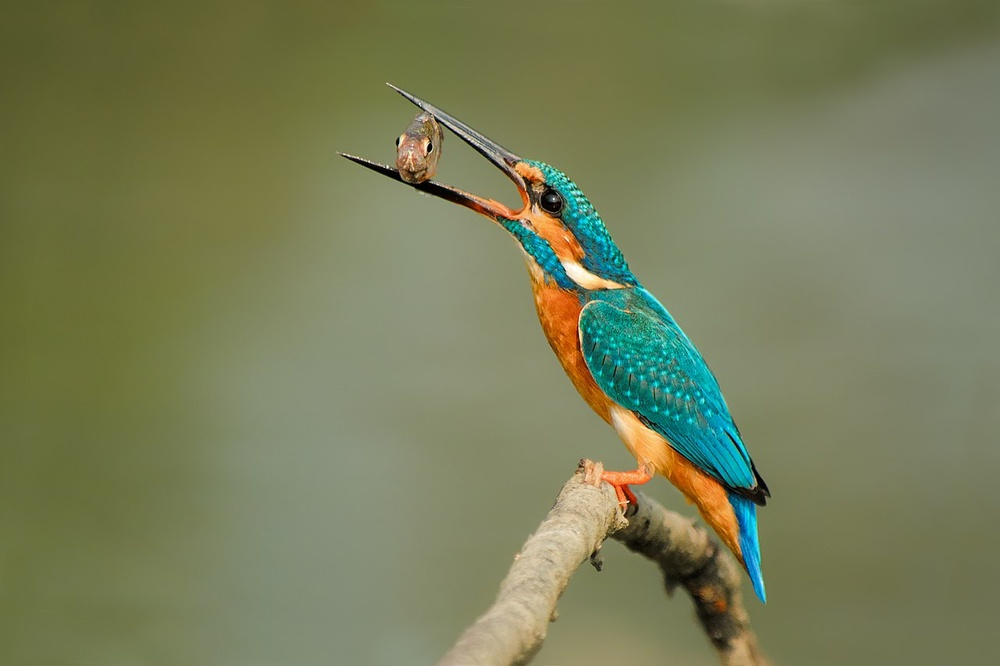
#> input picture Programming with machine learning/OpenCV/Selecting features ORB/bird9.jpg, 1000 x 666 px, shrunk from 1280 x 853 before the run
$ python main.py
#> lines starting #> are read from the running program, lines starting #| are printed output that depends on the picture
# import OpenCV
import cv2
# import numpy
import numpy as np


# Using cv2.imread() method to read the file specified.
# Image provided by @macrovector_official on Freepik.com
img = cv2.imread('bird9.jpg')
#> img is the input picture: shape (666, 1000, 3); mean B, G, R 89.7, 125.9, 120.2
# Convert the image to grayscale
gray = cv2.cvtColor(img,cv2.COLOR_BGR2GRAY)
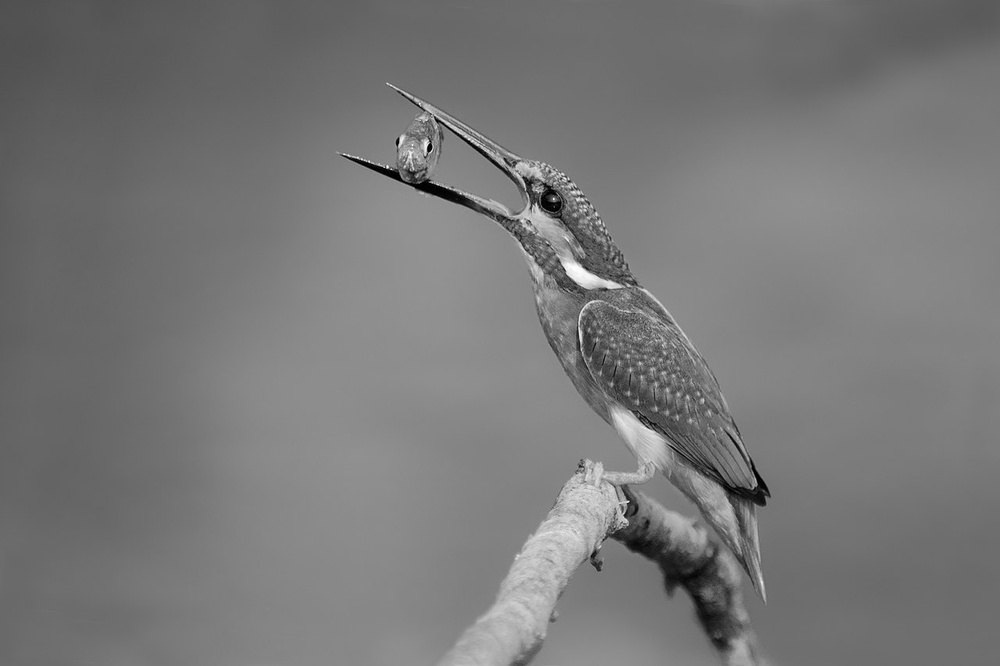
#> gray: shape (666, 1000); min 0, max 254, mean 120.1

# Create an ORB_create() object
orb = cv2.ORB_create()
# Find the keypoints in the image, using ORB.
kp = orb.detect(img, None)
#> kp = 500 keypoints; strongest (x, y, size): (429, 150, 31), (387, 167, 31), (427, 149, 31), (628, 501, 31)
# Display the number of corners detected.
print("Number of corners detected:\n", len(kp))
#| Number of corners detected:
#|  500
# Compute the descriptors with ORB
kp, des = orb.compute(img, kp)
# Output the first descriptor
print("First descriptor:\n",des[0])
#| First descriptor:
#|  [ 56   0 102 229  86  11 105 115  21 165 246 142  27  37 146  85 120 140
#|   23 172 168 186 101 157 215 239 176 192 103 140 116 232]
# Draw the keypoints on the grayscale image.
img = cv2.drawKeypoints(gray, kp, None, color=(0,0,255),
                        flags=cv2.DRAW_MATCHES_FLAGS_DRAW_RICH_KEYPOINTS)
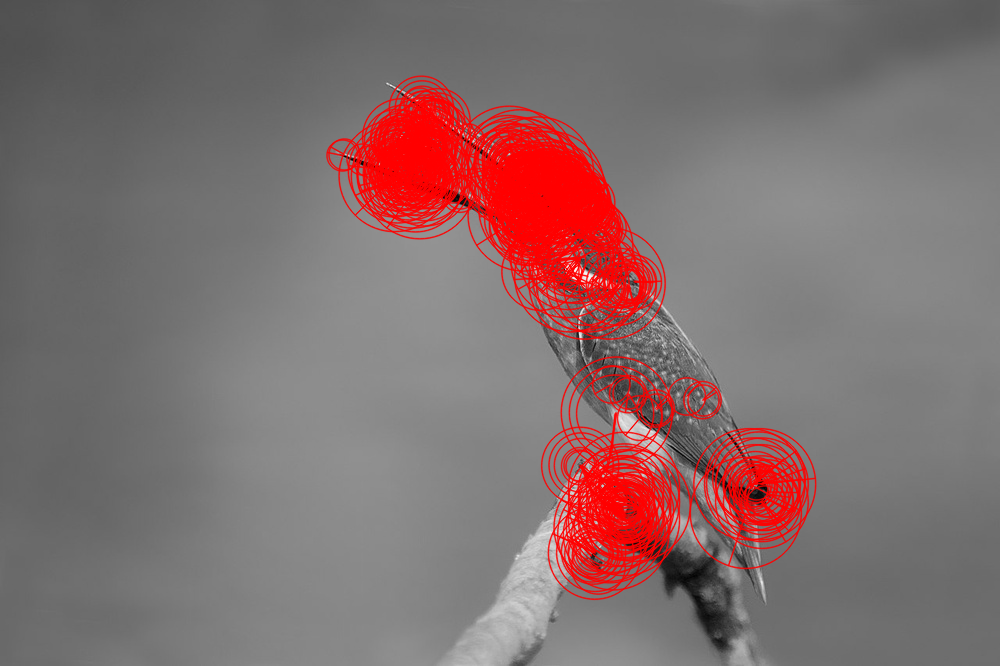
#> img: shape (666, 1000, 3); mean of channels 0, 1, 2 110.1, 110.1, 130.5; drawn as B, G, R

# Display the output image
cv2.imshow("Face with keypoints (ORB)", img)
# Waits for user to press any key
cv2.waitKey(0)
# Close all open windows
cv2.destroyAllWindows()
